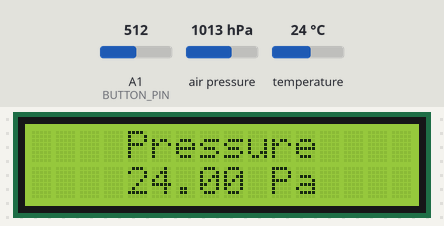
A sketch run on a simulated Arduino Uno, built with avr-gcc and run on an emulated ATmega328P. Parts: 16×2 character LCD. The inputs (shaded band) are chosen by the test bench; at power-on: A1 (BUTTON_PIN) = 512, air pressure 1013 hPa, temperature 24 °C. What the sketch prints to the serial monitor is not drawn.

Above: at 1.2 s.
1.3 s: A1 (BUTTON_PIN) set to 485
At 1.7 s:
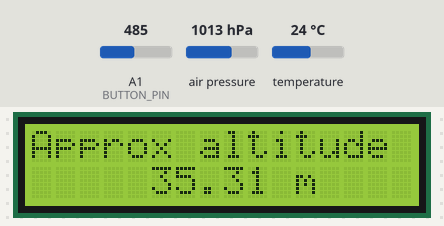
Timing chart, 0 to 4.3 s (numbered marks = the images above; inputs shaded):
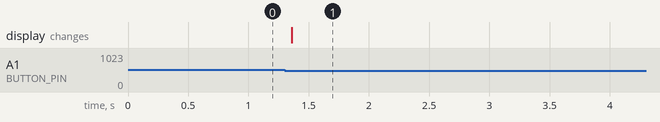

The sketch:

ENV_monitoring.ino
```cpp
#include <LiquidCrystal_I2C.h>
#include <Wire.h>
#include <SPI.h>
#include <Adafruit_BMP280.h>


#define BMP_SCK  (13)
#define BMP_MISO (12)
#define BMP_MOSI (11)
#define BMP_CS   (10)
#define BUTTON_PIN A1

LiquidCrystal_I2C lcd(0x27,16,2);
Adafruit_BMP280 bmp(BMP_CS, BMP_MOSI, BMP_MISO,  BMP_SCK);


int buttonValue;
int preButtonValue;
int buttonState;

void setup() {

  pinMode(A1, INPUT);
  buttonValue = 1;
  buttonState = 0;
  preButtonValue = 0;
  Serial.begin(9600);
  lcd.init();
  lcd.backlight();

  while ( !Serial ) delay(100);
  unsigned status;

  status = bmp.begin();
  if (!status) {
    Serial.println(F("Could not find a valid BMP280 sensor, check wiring or "
                      "try a different address!"));
    Serial.print("SensorID was: 0x"); Serial.println(bmp.sensorID(),16);
    Serial.print("        ID of 0xFF probably means a bad address, a BMP 180 or BMP 085\n");
    Serial.print("   ID of 0x56-0x58 represents a BMP 280,\n");
    Serial.print("        ID of 0x60 represents a BME 280.\n");
    Serial.print("        ID of 0x61 represents a BME 680.\n");
    while (1) delay(10);
  }

  /* Default settings from datasheet. */
  bmp.setSampling(Adafruit_BMP280::MODE_NORMAL,     /* Operating Mode. */
                  Adafruit_BMP280::SAMPLING_X2,     /* Temp. oversampling */
                  Adafruit_BMP280::SAMPLING_X16,    /* Pressure oversampling */
                  Adafruit_BMP280::FILTER_X16,      /* Filtering. */
                  Adafruit_BMP280::STANDBY_MS_500); /* Standby time. */

}

void loop() {

if(buttonState == 4)
{
  buttonState = 0;
}
if(analogRead(BUTTON_PIN) > 500)
  buttonValue = 0;
else
  buttonValue = 1;

if(preButtonValue == 0)
{
  if(buttonValue == 1)
  {
    buttonState++;
  }

}

//Serial.println(buttonState);
preButtonValue = buttonValue;

    switch(buttonState)
    {
      case 0:
      lcd.setCursor(0, 0);
      lcd.print("    Pressure                 ");
      lcd.setCursor(0, 1);
      lcd.print("    ");
      lcd.print(bmp.readTemperature());
      lcd.print(" Pa                 ");
           Serial.println("Pa");
      break;

      case 1:
      lcd.setCursor(0, 0);
      lcd.print("Approx altitude               ");
      lcd.setCursor(0, 1);
      lcd.print("     ");
      lcd.print(bmp.readAltitude(1017.25));
      lcd.print(" m                ");
           Serial.println("m");
      break;

      case 2:
      lcd.setCursor(0, 0);
      lcd.print("  Temperature      ");
      lcd.setCursor(0, 1);
      lcd.print("    ");
      lcd.print(bmp.readTemperature());
      lcd.print(" *C          ");
           Serial.println("C");
      break;

      case 3:
      int sensorValue = analogRead(A0);
      float voltage = sensorValue * (5.0 / 1023.0);

      lcd.setCursor(0, 0);
      lcd.print("  UV index       ");
      lcd.setCursor(0, 1);
      lcd.print("          ");
      lcd.print(voltage/0.1);
      lcd.print("       ");
      Serial.println("UV");
      break;
    }


}
```

Measured:
- the behaviour switches between 501 and 500 on A1 (BUTTON_PIN) (found by bisection; images 0 and 1)
- after the input at 1.3 s, the display: changes after 0.06 s (image 1)
